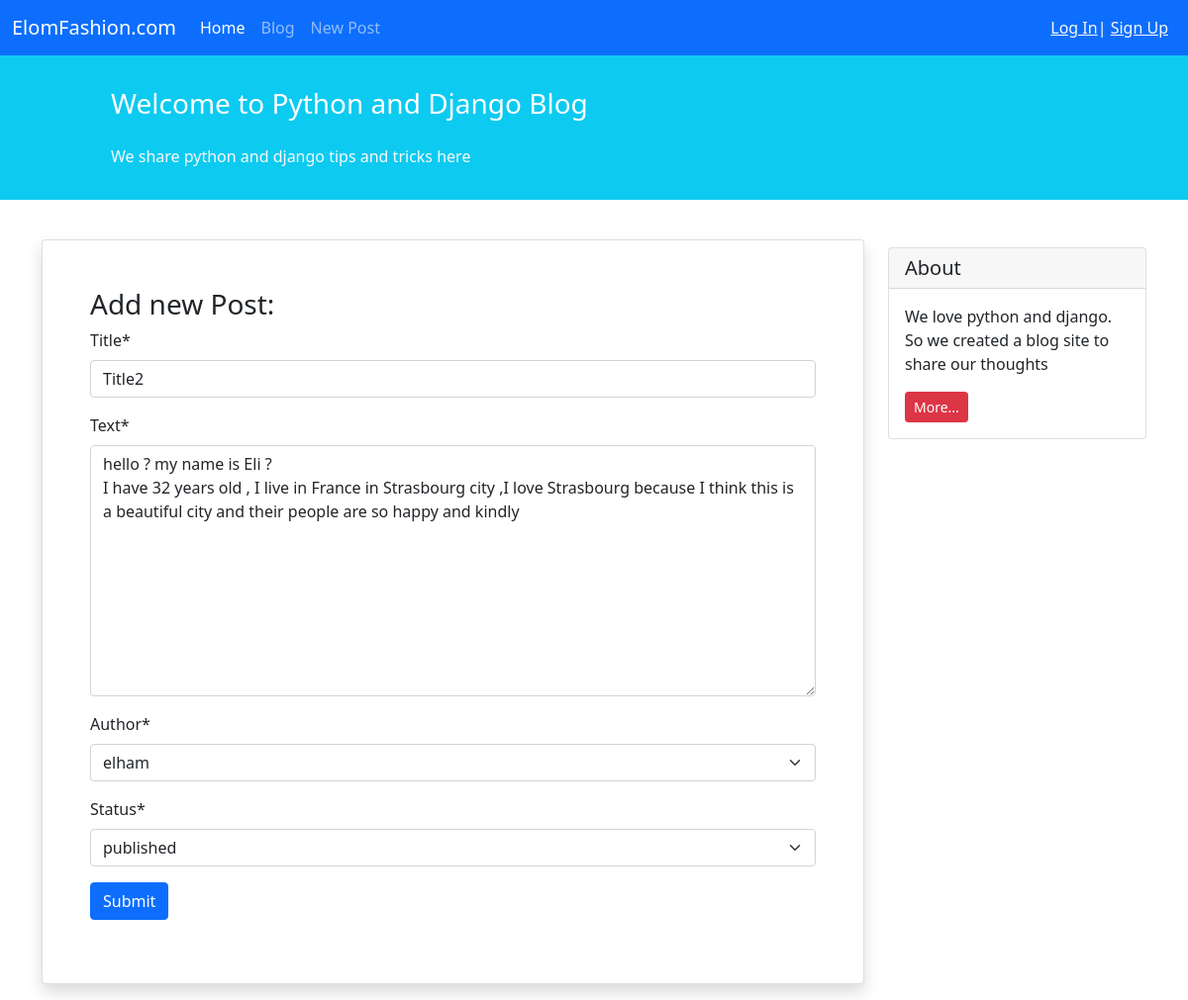
/blog/2/update/, run on the app's committed database.
### blogs/models.py (models this page shows, shortened)
class Post(models.Model):
    STATUS_CHOICES = (
        ('pub', 'published'),
        ('drf', 'draft')
    )
    title = models.CharField(max_length=100)
    text = models.TextField()
    author = models.ForeignKey('auth.User', on_delete=models.CASCADE)
    datetime_created = models.DateTimeField(auto_now_add=True)
    datatime_modified = models.DateTimeField(auto_now=True)
    status = models.CharField(choices=STATUS_CHOICES, max_length=3)

### blogs/views.py (the view)
# urls.py: path('<int:pk>/update/', views.PostUpdateView.as_view(), name ='post_update'),
class PostUpdateView(generic.UpdateView):
    form_class = PostForm
    model = Post
    template_name = 'blogs/post_create.html'

### blogs/forms.py
class PostForm(forms.ModelForm):
    class Meta:
        model = Post
        fields =['title' ,'text','author','status']

### blogs/templates/blogs/post_create.html (shortened to what this page needs)
{% extends '_base.html'%}
{% load crispy_forms_tags %}
{% block content %}
    <div class="container mt-4">
        <div class="row">
            <div class="col-9">
                <div class="card shadow my-3 p-5">
                    <h3>Add new Post:</h3>
                    <form method="POST">
                        {{ form|crispy }}
                        <button type="submit" class="btn btn-primary">Submit</button>
                    </form>
                </div>
            </div>
            <div class="col-3">
                <div class="card my-4">
                    <h5 class="card-header">About</h5>
                    <div class="card-body">
                        <p class="card-text">We love python and django. So we created a blog site to share our
                            thoughts</p>
                        <a href="#"
                           class="btn btn-sm btn-danger">
                            More...
                        </a>
                    </div>
                </div>
        </div>
        </div>
    </div>
{% endblock content %}

### data on the page
Post: title "Title2", text "hello ? my name is Eli ? I have 32 years old , I live in France in Strasbourg city ,I love Strasbourg because I think this is a beautiful city and their people are so happy and kindly", author "elham", status "published"
